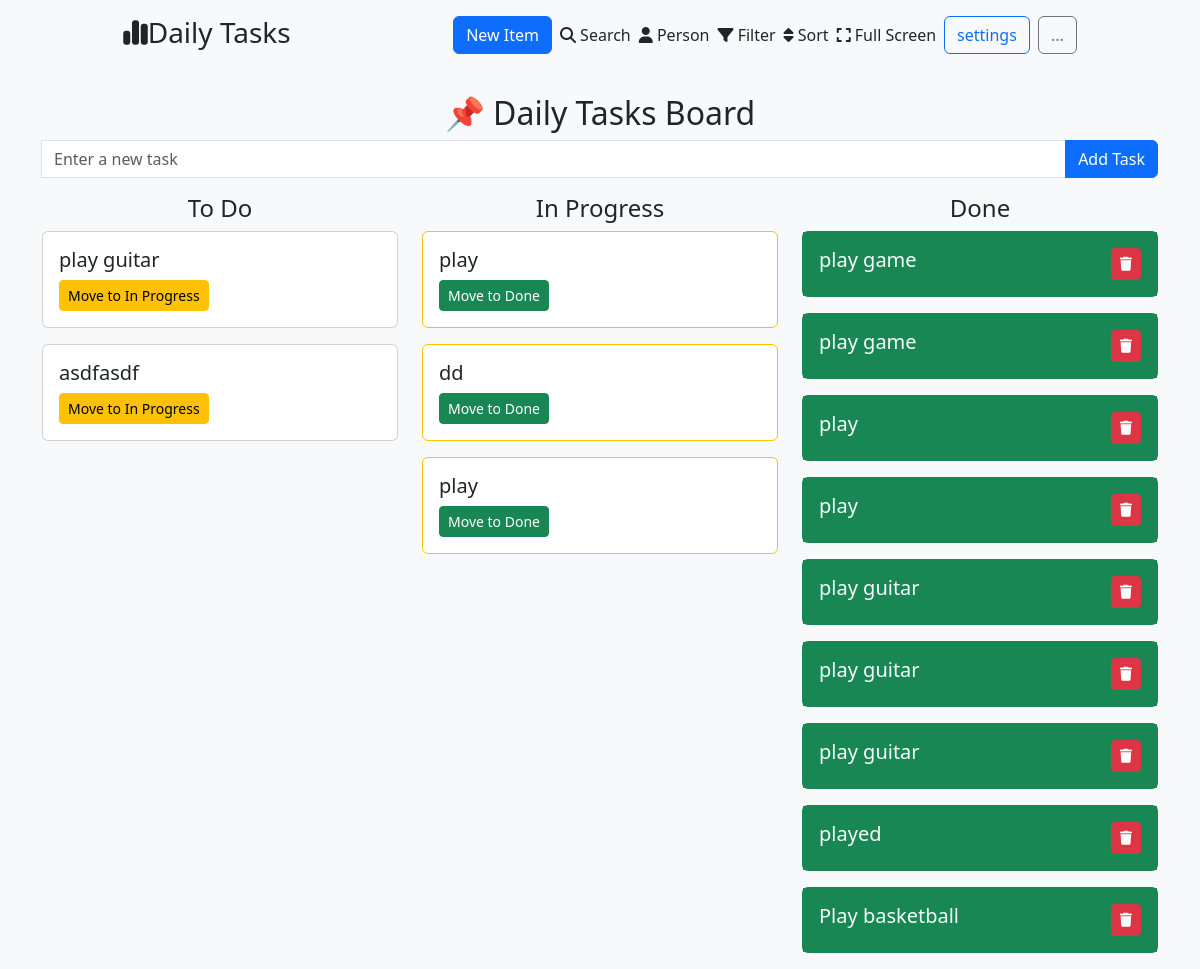
Screenshot of /add/ with the database file from the repository.
### main/models.py (models this page shows, shortened)
class Tasks(models.Model):
    STATUS_CHOICES = [
        ('todo','ToDo'),
        ('inprogress', 'In Progress'),
        ('done', 'Done'),
    ]
    title = models.CharField(max_length=250)
    status = models.CharField(max_length=50, choices=STATUS_CHOICES , default='todo')

### main/views.py (the view, shortened to what this page needs)
# urls.py: path('add/', views.add_task, name="add_task"),
def add_task(request):
    tasks = Tasks.objects.all()
    return render(request, 'index.html', context= {'tasks': tasks})

### templates/index.html (shortened to what this page needs)
{% load static %}
<!DOCTYPE html>
<html lang="en">
<head>
    <link rel="stylesheet" href="{% static 'css/bootstrap.css' %}">
    <link rel="stylesheet" href="https://cdnjs.cloudflare.com/ajax/libs/font-awesome/6.7.2/css/all.min.css">
</head>
<body>
<div class="container mt-3">
    <div class="section d-flex justify-content-around">
        <div class="header">
            <h3><i class="fa-solid fa-chart-simple"></i>Daily Tasks</h3>
        </div>
        <ul class="menu list-unstyled d-flex justify-content-around align-items-center gap-2">
            <li>
                <button class="btn btn-primary ">New Item</button>
            </li>
            <li>
                <i class="fa-solid fa-magnifying-glass"></i>
                Search
            </li>
            <li>
                <i class="fa-solid fa-user"></i>
                Person
            </li>
            <li>
                <i class="fa-solid fa-filter"></i>
                Filter
            </li>
            <li>
                <i class="fa-solid fa-sort"></i>
                Sort
            </li>
            <li>
                <i class="fa-solid fa-expand"></i>
                Full Screen
            </li>
            <li>
                <button class="btn btn-outline-primary">settings</button>
            </li>
            <li class="ml-2">
                <button class="btn btn-outline-secondary">...</button>
            </li>
        </ul>
    </div>
</div>
<div class="container">
    <h2 class="text-center mt-4">📌 Daily Tasks Board</h2>
    <form method="post" action="{% url 'main:add_task' %}" class="input-group mb-3">
        <input type="text" name="title" class="form-control" placeholder="Enter a new task">
        <button class="btn btn-primary" name="button" type="submit">Add Task</button>
    </form>
    <div class="row">
        <div class="col-md-4">
            <h4 class="text-center">To Do</h4>
            {% for task in tasks %}
                {% if task.status == "todo" %}
                    <div class="card mb-3">
                        <div class="card-body">
                            <h5 class="card-title">{{ task.title }}</h5>
                            <a href="{% url 'main:update_task' task.id 'inprogress' %}" class="btn btn-warning btn-sm">Move to In Progress</a>
                        </div>
                    </div>
                {% endif %}
            {% endfor %}
        </div>
        <div class="col-md-4">
            <h4 class="text-center">In Progress</h4>
            {% for task in tasks %}
                {% if task.status == "inprogress" %}
                    <div class="card mb-3 border-warning">
                        <div class="card-body">
                            <h5 class="card-title">{{ task.title }}</h5>
                            <a href="{% url 'main:update_task' task.id 'done' %}" class="btn btn-success btn-sm">Move to Done</a>
                        </div>
                    </div>
                {% endif %}
            {% endfor %}
        </div>
        <div class="col-md-4">
            <h4 class="text-center">Done</h4>
            {% for task in tasks %}
                {% if task.status == "done" %}
                    <div class="card mb-3 border-success">
                        <div class="card-body text-light bg-success d-flex justify-content-between">
                            <h5 class="card-title">{{ task.title }}</h5>
                            <a href="{% url 'main:delete_task' task.id %}" class="btn btn-danger btn-sm"><i class="fas fa-trash"></i></a>
                        </div>
                    </div>
                {% endif %}
            {% endfor %}
        </div>
    </div>
</div>
</body>
</html>

### templates/index.html (style rules this page uses)
body { background-color: #f8f9fa; }

### rows the page displays
Tasks: title "play guitar"
Tasks: title "asdfasdf"
Tasks: title "play"
Tasks: title "dd"
Tasks: title "play"
Tasks: title "play game"
Tasks: title "play game"
Tasks: title "play"
Tasks: title "play"
Tasks: title "play guitar"
Tasks: title "play guitar"
Tasks: title "play guitar"
Tasks: title "played"
Tasks: title "Play basketball"
